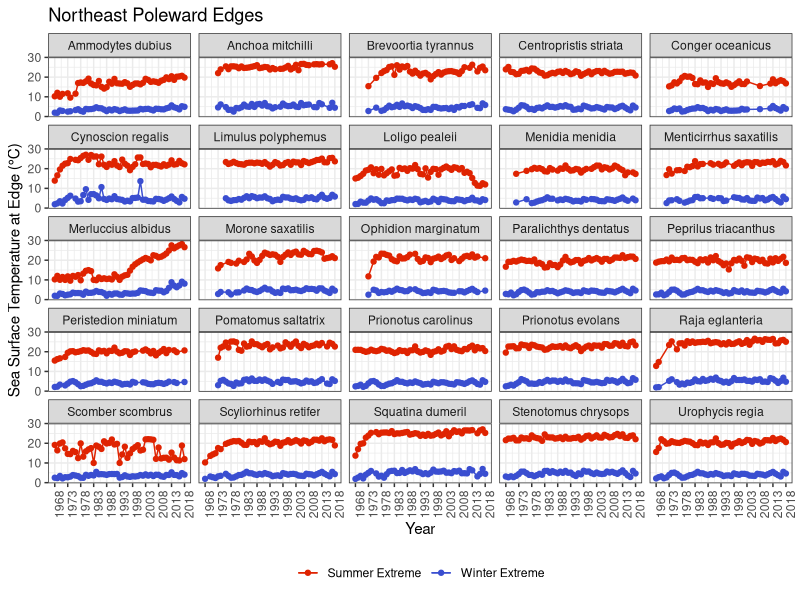
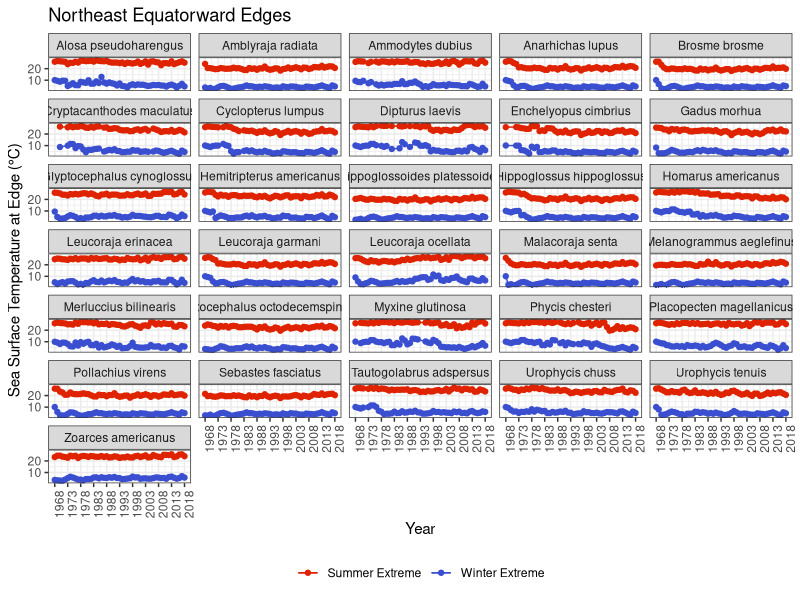
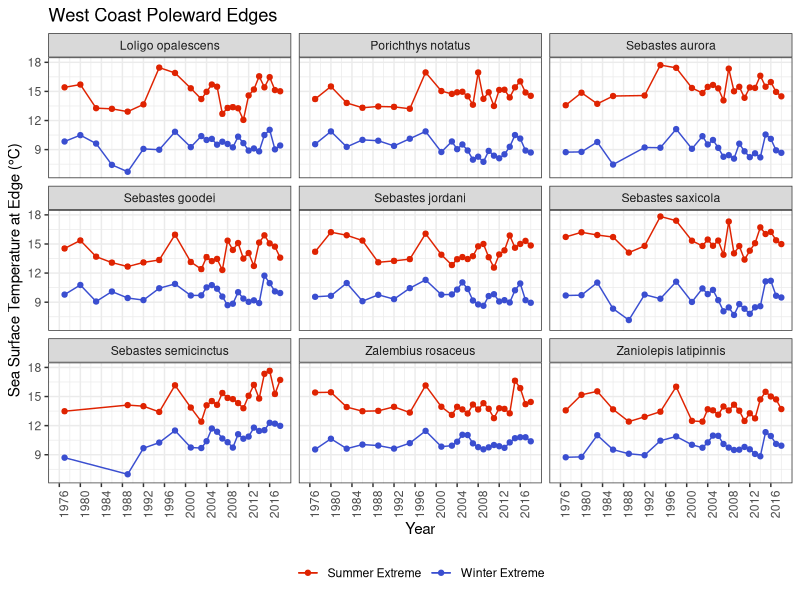
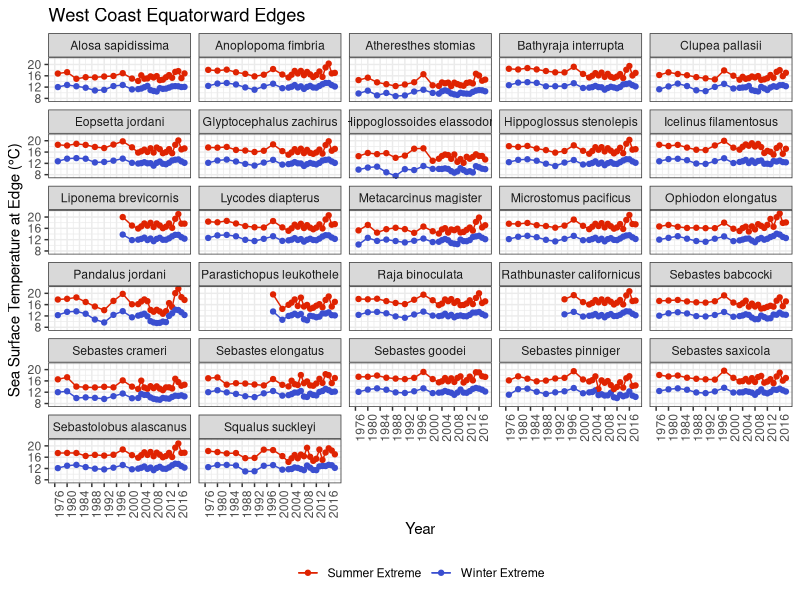
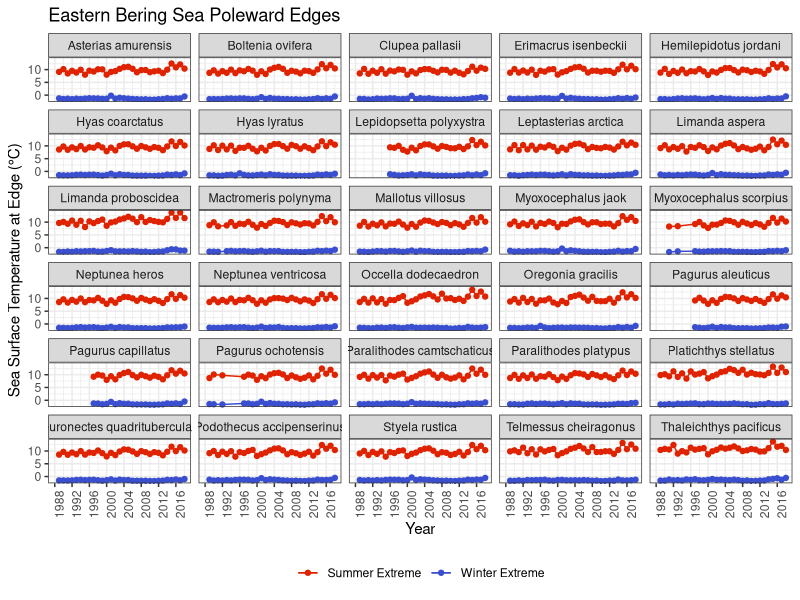
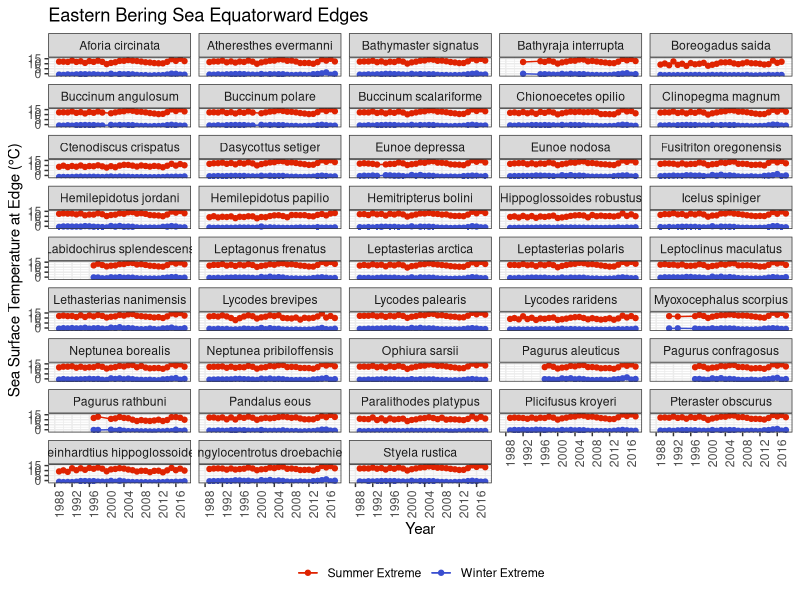
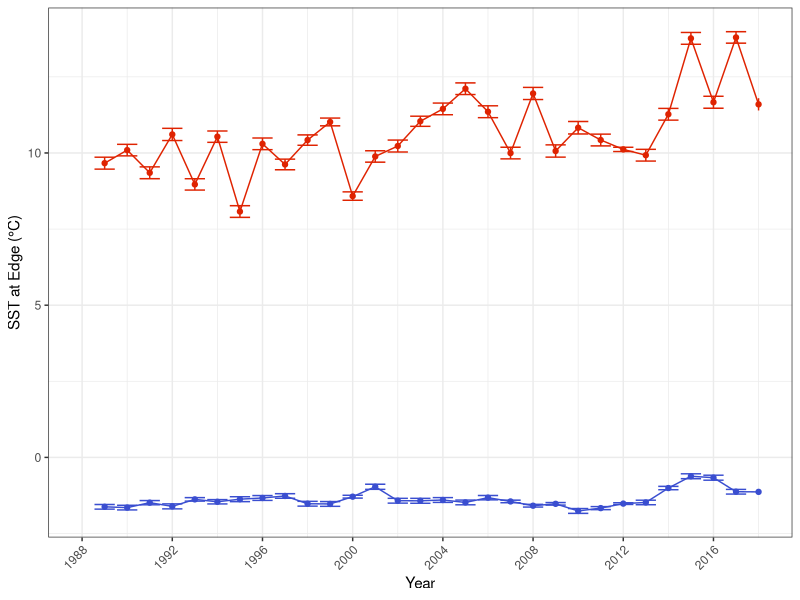
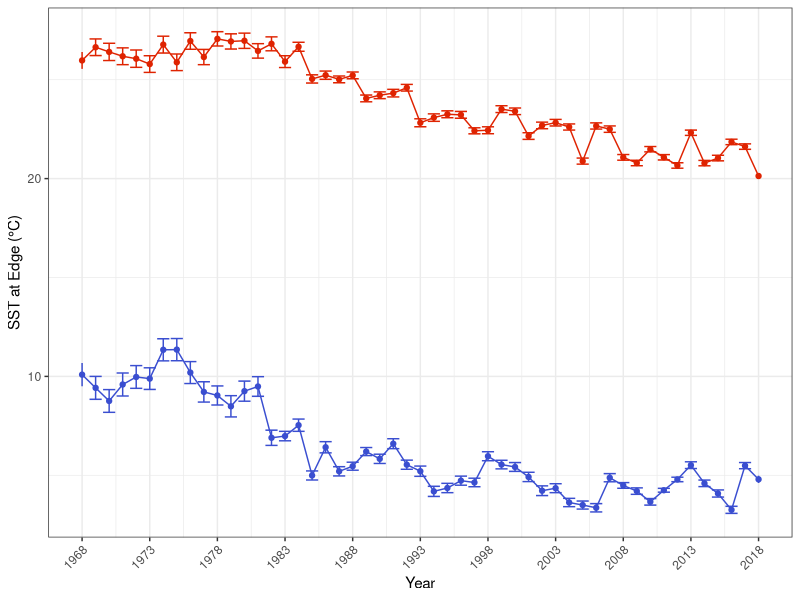

These figures' R source, in order:
library(tidyverse)
library(here)

spp.bayes.niche.lm.stats <- read_csv( here("results","species_bayes_niche_lm_summary.csv"))

dat.predict.niche <- read_csv(here("processed-data","species_thermal_niche_v_time.csv"))

# make example plots for methods schematic 
ex.spp.ebs <- "limanda proboscidea" # longhead dab
ex.spp.neus <- "homarus americanus" # lobster
ex.spp.wc <- "sebastes pinniger" # canary rockfish


ex.niche.gg.ebs <- dat.predict.niche %>%
  filter(region=="ebs",quantile=="quantile_0.99", species==ex.spp.ebs) %>%
  mutate(species = str_to_sentence(species)) %>%
  ggplot(aes(x=year_match, y=sst, ymin=sst-sstSE, ymax=sst+sstSE, color=predicted.var)) +
  geom_point() +
  geom_line() +
  geom_errorbar() +
  scale_color_manual(values=c("#DF2301","#3A4ED0"), labels=c("Warm","Winter Extreme")) +
  theme_bw() +
  labs(x="Year",y="SST at Edge (°C)", color=NULL) +
  theme(legend.position="none",
        axis.text.x=element_text(angle=45, hjust=1))+
  scale_x_continuous(limits=c(1988, 2018), breaks=seq(1988, 2018, 4))+ 
  NULL

ex.niche.gg.neus <- dat.predict.niche %>%
  filter(region=="neus",quantile=="quantile_0.01", species==ex.spp.neus) %>%
  mutate(species = str_to_sentence(species)) %>%
  ggplot(aes(x=year_match, y=sst, ymin=sst-sstSE, ymax=sst+sstSE, color=predicted.var)) +
  geom_point() +
  geom_line() +
  geom_errorbar() +
  scale_color_manual(values=c("#DF2301","#3A4ED0"), labels=c("Summer Extreme","Winter Extreme")) +
  theme_bw() +
  labs(x="Year",y="SST at Edge (°C)", color=NULL) +
  theme(legend.position="none",  
        axis.text.x=element_text(angle=45, hjust=1))+
  scale_x_continuous(limits=c(1968, 2018), breaks=seq(1968, 2018, 5))+
  NULL

ex.niche.gg.wc <- dat.predict.niche %>%
  filter(region=="wc",quantile=="quantile_0.01", species==ex.spp.wc) %>%
  mutate(species = str_to_sentence(species)) %>%
  ggplot(aes(x=year_match, y=sst, ymin=sst-sstSE, ymax=sst+sstSE, color=predicted.var)) +
  geom_point() +
  geom_line() +
  geom_errorbar() +
  scale_color_manual(values=c("#DF2301","#3A4ED0"), labels=c("Summer Extreme","Winter Extreme")) +
  theme_bw() +
  labs(x="Year",y="SST at Edge (°C)", color=NULL) +
  theme(legend.position="none", 
        axis.text.x=element_text(angle=45, hjust=1))+
  scale_x_continuous(limits=c(1976, 2018), breaks=seq(1976, 2018, 5))+
  NULL

ggsave(ex.niche.gg.ebs, dpi=600, width=1.5, height=1.5, filename=here("results",paste0("example_niche_",ex.spp.ebs,".png")), scale=1.5)
ggsave(ex.niche.gg.neus, dpi=600, width=1.5, height=1.5, filename=here("results",paste0("example_niche_",ex.spp.neus,".png")), scale=1.5)
ggsave(ex.niche.gg.wc, dpi=600, width=1.5, height=1.5, filename=here("results",paste0("example_niche_",ex.spp.wc,".png")), scale=1.5)


# make regional plots for supplement 
neus.cold.niche.time.gg <- dat.predict.niche %>%
  filter(region=="neus", quantile=="quantile_0.99") %>%
  mutate(species = str_to_sentence(species)) %>%
  ggplot(aes(x=year_match, y=sst, ymin=sst-sstSE, ymax=sst+sstSE, color=predicted.var)) +
  geom_point() +
  geom_line() +
  geom_errorbar() +
  scale_color_manual(values=c("#DF2301","#3A4ED0"), labels=c("Summer Extreme","Winter Extreme")) +
  theme_bw() +
  labs(x="Year",y="Sea Surface Temperature at Edge (°C)", title="Northeast Poleward Edges", color=NULL) +
  theme(legend.position="bottom",
        axis.text.x = element_text(angle = 90))+
  scale_x_continuous(limits=c(1968, 2018), breaks=seq(1968, 2018, 5))+ 
  facet_wrap(~species, ncol=5) +
  NULL
neus.cold.niche.time.gg

neus.warm.niche.time.gg <- dat.predict.niche %>%
  filter(region=="neus", quantile=="quantile_0.01") %>%
  mutate(species = str_to_sentence(species)) %>%
  ggplot(aes(x=year_match, y=sst, ymin=sst-sstSE, ymax=sst+sstSE, color=predicted.var)) +
  geom_point() +
  geom_line() +
  geom_errorbar() +
  scale_color_manual(values=c("#DF2301","#3A4ED0"), labels=c("Summer Extreme","Winter Extreme")) +
  theme_bw() +
  labs(x="Year",y="Sea Surface Temperature at Edge (°C)",title="Northeast Equatorward Edges",  color=NULL) +
  theme(legend.position="bottom",
        axis.text.x = element_text(angle = 90))+
  scale_x_continuous(limits=c(1968, 2018), breaks=seq(1968, 2018, 5))+ 
  facet_wrap(~species, ncol=5) +
  NULL
neus.warm.niche.time.gg

wc.cold.niche.time.gg <- dat.predict.niche %>%
  filter(region=="wc", quantile=="quantile_0.99") %>%
  mutate(species = str_to_sentence(species)) %>%
  ggplot(aes(x=year_match, y=sst, ymin=sst-sstSE, ymax=sst+sstSE, color=predicted.var)) +
  geom_point() +
  geom_line() +
  geom_errorbar() +
  scale_color_manual(values=c("#DF2301","#3A4ED0"), labels=c("Summer Extreme","Winter Extreme")) +
  theme_bw() +
  labs(x="Year",y="Sea Surface Temperature at Edge (°C)", title="West Coast Poleward Edges", color=NULL) +
  theme(legend.position="bottom",
        axis.text.x = element_text(angle = 90))+
  scale_x_continuous(limits=c(1976, 2018), breaks=seq(1976, 2018, 4))+ 
  facet_wrap(~species, ncol=3) +
  NULL
wc.cold.niche.time.gg

wc.warm.niche.time.gg <- dat.predict.niche %>%
  filter(region=="wc", quantile=="quantile_0.01") %>%
  mutate(species = str_to_sentence(species)) %>%
  ggplot(aes(x=year_match, y=sst, ymin=sst-sstSE, ymax=sst+sstSE, color=predicted.var)) +
  geom_point() +
  geom_line() +
  geom_errorbar() +
  scale_color_manual(values=c("#DF2301","#3A4ED0"), labels=c("Summer Extreme","Winter Extreme")) +
  theme_bw() +
  labs(x="Year",y="Sea Surface Temperature at Edge (°C)",title="West Coast Equatorward Edges",  color=NULL) +
  theme(legend.position="bottom",
        axis.text.x = element_text(angle = 90))+
  scale_x_continuous(limits=c(1976, 2018), breaks=seq(1976, 2018, 4))+ 
  facet_wrap(~species, ncol=5) +
  NULL
wc.warm.niche.time.gg

ebs.cold.niche.time.gg <- dat.predict.niche %>%
  filter(region=="ebs", quantile=="quantile_0.99") %>%
  mutate(species = str_to_sentence(species)) %>%
  ggplot(aes(x=year_match, y=sst, ymin=sst-sstSE, ymax=sst+sstSE, color=predicted.var)) +
  geom_point() +
  geom_line() +
  geom_errorbar() +
  scale_color_manual(values=c("#DF2301","#3A4ED0"), labels=c("Summer Extreme","Winter Extreme")) +
  theme_bw() +
  labs(x="Year",y="Sea Surface Temperature at Edge (°C)", title="Eastern Bering Sea Poleward Edges", color=NULL) +
  theme(legend.position="bottom",
        axis.text.x = element_text(angle = 90))+
  scale_x_continuous(limits=c(1988, 2018), breaks=seq(1988, 2018, 4))+ 
  facet_wrap(~species, ncol=5) +
  NULL
ebs.cold.niche.time.gg

ebs.warm.niche.time.gg <- dat.predict.niche %>%
  filter(region=="ebs", quantile=="quantile_0.01") %>%
  mutate(species = str_to_sentence(species)) %>%
  ggplot(aes(x=year_match, y=sst, ymin=sst-sstSE, ymax=sst+sstSE, color=predicted.var)) +
  geom_point() +
  geom_line() +
  geom_errorbar() +
  scale_color_manual(values=c("#DF2301","#3A4ED0"), labels=c("Summer Extreme","Winter Extreme")) +
  theme_bw() +
  labs(x="Year",y="Sea Surface Temperature at Edge (°C)",title="Eastern Bering Sea Equatorward Edges",  color=NULL) +
  theme(legend.position="bottom",
        axis.text.x = element_text(angle = 90))+
  scale_x_continuous(limits=c(1988, 2018), breaks=seq(1988, 2018, 4))+ 
  
  facet_wrap(~species, ncol=5) +
  NULL
ebs.warm.niche.time.gg


ggsave(neus.cold.niche.time.gg, filename=here("results","neus_cold_edge_niche_shifts_v_time.png"), height=10.5,width=8.25, dpi=160, scale=1.2)
ggsave(neus.warm.niche.time.gg, filename=here("results","neus_warm_edge_niche_shifts_v_time.png"), height=10.5,width=8.25,dpi=160, scale=1.2)

ggsave(wc.cold.niche.time.gg, filename=here("results","wc_cold_edge_niche_shifts_v_time.png"), height=10.5,width=8.25,dpi=160, scale=1.2)
ggsave(wc.warm.niche.time.gg, filename=here("results","wc_warm_edge_niche_shifts_v_time.png"), height=10.5,width=8.25, dpi=160, scale=1.2)

ggsave(ebs.cold.niche.time.gg, filename=here("results","ebs_cold_edge_niche_shifts_v_time.png"), height=10.5,width=8.25,dpi=160, scale=1.2)
ggsave(ebs.warm.niche.time.gg, filename=here("results","ebs_warm_edge_niche_shifts_v_time.png"), height=10.5,width=8.25, dpi=160, scale=1.2)
